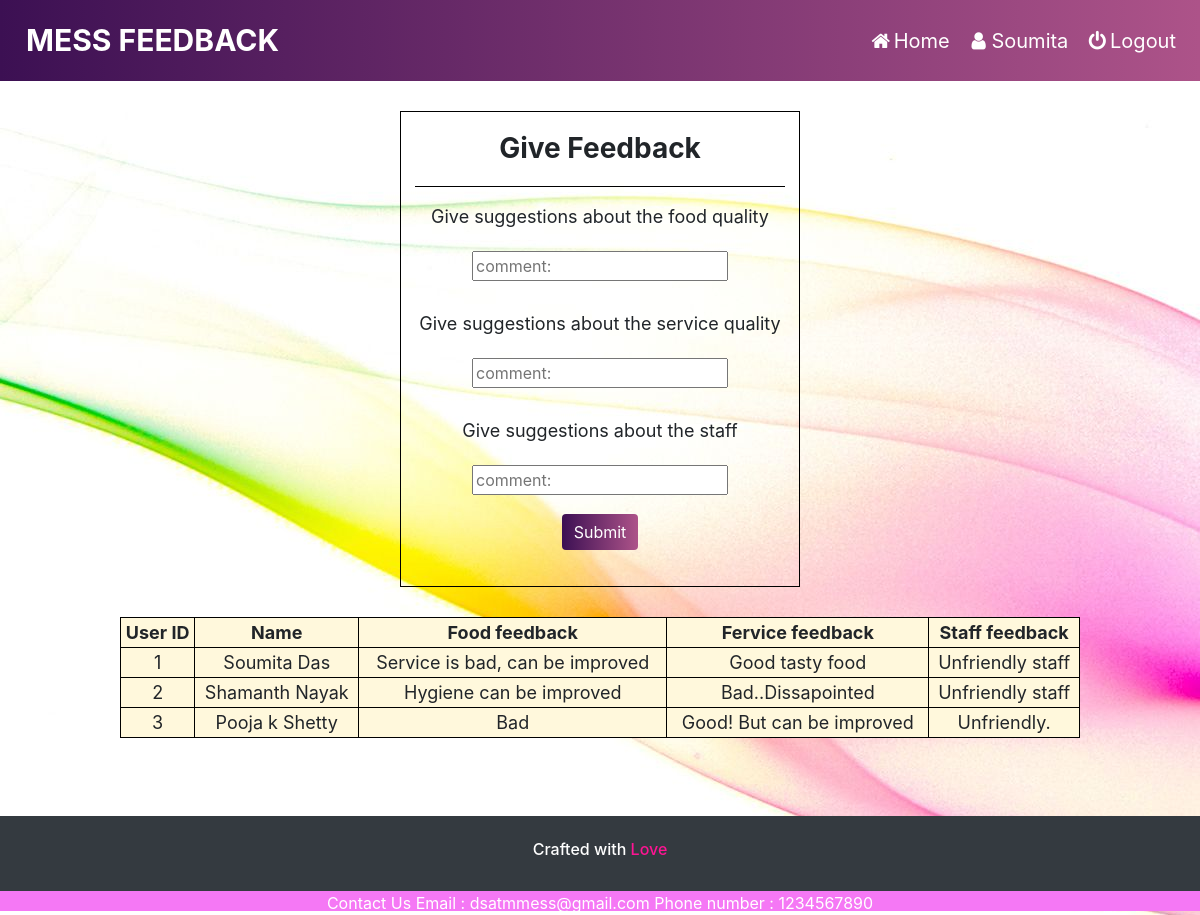
/feedback.php (signed in), run on the app's committed database.
### tables this page shows
CREATE TABLE `user_details` (
  `id` int(11) NOT NULL,
  `student_usn` varchar(10) NOT NULL,
  `name` varchar(255) NOT NULL,
  `room_no` varchar(4) NOT NULL,
  `sem` int(1) NOT NULL,
  `branch` varchar(4) NOT NULL
);

CREATE TABLE `feedback` (
  `id` int(11) NOT NULL,
  `service` varchar(255) DEFAULT NULL,
  `food_quality` varchar(255) DEFAULT NULL,
  `staff_feedback` varchar(255) NOT NULL
);

### feedback.php (the view, shortened to what this page needs)
<?php
$conn = mysqli_connect('localhost','root','','project');
$show_feedback = mysqli_query($conn, "CALL display_fb");
?>
<!DOCTYPE html>
<html>
<head>
    <link rel="stylesheet" href="https://maxcdn.bootstrapcdn.com/bootstrap/4.3.1/css/bootstrap.min.css">
    <link rel="stylesheet" href="https://cdnjs.cloudflare.com/ajax/libs/font-awesome/4.7.0/css/font-awesome.min.css">
    <link rel="stylesheet" type="text/css" href="styles/style.css">
</head>
<body style="background-image: url('home.jpg');">
    <nav class="navbar navbar-expand-lg navbar-white bg-white">
        <a class="navbar-brand" id="big" href="#"><b>MESS FEEDBACK</b></a>
        <div class="collapse navbar-collapse" id="navbarNavAltMarkup">
            <div class="navbar-nav ml-auto">
                <a class="nav-item nav-link" href="home.php"><i class="fa fa-fw fa-home"></i>Home</i></a>
                <a class="nav-item nav-link" href="user.php"><i class="fa fa-fw fa-user"></i><?php echo $_SESSION['username']; ?></i></a>
                <a class="nav-item nav-link" href="logout.php"><i class="fa fa-fw fa-power-off"></i>Logout</i></a>
            </div>
        </div>
    </nav>
    <div class="fb-container">
        <div class="food-fb">
            <h3 class="text-fb"><b>Give Feedback</b></h3>
            <hr style="background-color:black; width:370px">
            <form method="POST" action="feedback-server.php">
                <center>
                    <p>Give suggestions about the food quality</p><input type="text" class="feedback-form" placeholder="comment:" name="food_fb" id="comment"></center><br>
                <center>
                    <p>Give suggestions about the service quality</p> <input type="text" class="feedback-form" placeholder="comment:" name="service_fb" id="comment"></center><br>
                <center>
                    <p>Give suggestions about the staff</p> <input type="text" class="feedback-form" placeholder="comment:" name="staff_fb" id="comment"></center>
                <div>
                    <p style="line-height: 70px; text-align: center;"><button type="submit" class="btn btn-primary mb-2">Submit</button>
                </div>
            </form>
        </div>
    </div>
<center>
    <table>
        <th>User ID</th>
        <th>Name </th>
        <th>Food feedback</th>
        <th>Fervice feedback</th>
        <th>Staff feedback</th>
        <?php while($row = mysqli_fetch_array($show_feedback))
    {
    ?>
        <tr>
            <td>
                <?php echo $row["id"]; ?>
            </td>
            <td>
                <?php echo $row["name"]; ?>
            </td>
            <td>
                <?php echo $row["food_quality"]; ?>
            </td>
            <td>
                <?php echo $row["service"]; ?>
            </td>
            <td>
                <?php echo $row["staff_feedback"]; ?>
            </td>
        </tr>
       <?php
    }
            ?>
    </table>
</center>
    <br>
    <br>
    <div>
        <footer class="page-footer bg-dark">
            <div>
                <p style="color:white" class="h6 text-center footer-copyright p-4">Crafted with <span style="color: deeppink">Love</span></p>
                <div class="contact-footer">
                    <span>Contact Us</span>
                    <span>Email : dsatmmess@gmail.com Phone number : 1234567890</span>
                </div>
            </div>
        </footer>
    </div>
</body>
</html>

### styles/style.css (style rules this page uses)
* { text-decoration: none; }
body { padding: 0; background-position: cover; }
.navbar { background: #ad5389; background: -webkit-linear-gradient(to right, #3c1053, #ad5389); background: linear-gradient(to right, #3c1053, #ad5389); }
#big { text-decoration-color: black; font-size: 30px; }
.navbar a { float: left; padding: 10px; color: #fff; text-decoration: none; font-size: 20px; }
.btn { border: none; background: #ad5389; background: -webkit-linear-gradient(to right, #3c1053, #ad5389); background: linear-gradient(to right, #3c1053, #ad5389); }
.page-footer { margin: 30px 0px 0px; }
.contact-footer { background-color: rgb(245, 120, 245); color: white; text-align: center; height: 20px; }
.fb-container { display: flex; justify-content: space-around; margin: 30px }
.food-fb { width: 400px; border: 1px solid black; }
.feedback-form { margin: 5px; }
p { font-size: 18px; }
.text-fb { margin: 20px; text-align: center; }
table { width: 80%; border: 1px solid black; background: cornsilk; text-align: center; font-size: 18px; }
th, tr, td { border: 1px solid black; }

### data on the page
user_details: id "1", name "Soumita Das", feedback.food_quality "Service is bad, can be improved", feedback.service "Good tasty food", feedback.staff_feedback "Unfriendly staff"
user_details: id "2", name "Shamanth Nayak", feedback.food_quality "Hygiene can be improved", feedback.service "Bad..Dissapointed", feedback.staff_feedback "Unfriendly staff"
user_details: id "3", name "Pooja k Shetty", feedback.food_quality "Bad", feedback.service "Good! But can be improved", feedback.staff_feedback "Unfriendly."

### other printed values
$_SESSION['username'] "Soumita"
